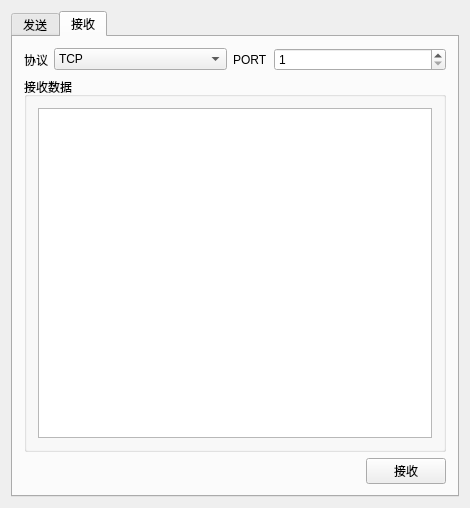
<?xml version="1.0" encoding="UTF-8"?>
<ui version="4.0">
 <class>MainWindowClass</class>
 <widget class="QMainWindow" name="MainWindowClass">
  <property name="geometry">
   <rect>
    <x>0</x>
    <y>0</y>
    <width>470</width>
    <height>508</height>
   </rect>
  </property>
  <property name="windowTitle">
   <string>tests</string>
  </property>
  <widget class="QWidget" name="centralWidget">
   <layout class="QVBoxLayout" name="verticalLayout">
    <item>
     <widget class="QTabWidget" name="tabWidget">
      <property name="currentIndex">
       <number>1</number>
      </property>
      <widget class="QWidget" name="tab">
       <attribute name="title">
        <string>发送</string>
       </attribute>
       <layout class="QVBoxLayout" name="verticalLayout_3">
        <item>
         <layout class="QHBoxLayout" name="horizontalLayout">
          <item>
           <widget class="QLabel" name="label_3">
            <property name="text">
             <string>协议</string>
            </property>
           </widget>
          </item>
          <item>
           <widget class="QComboBox" name="comboBox_send_protocol">
            <property name="sizePolicy">
             <sizepolicy hsizetype="Expanding" vsizetype="Fixed">
              <horstretch>0</horstretch>
              <verstretch>0</verstretch>
             </sizepolicy>
            </property>
            <item>
             <property name="text">
              <string>TCP</string>
             </property>
            </item>
            <item>
             <property name="text">
              <string>UDP</string>
             </property>
            </item>
           </widget>
          </item>
         </layout>
        </item>
        <item>
         <layout class="QHBoxLayout" name="horizontalLayout_2">
          <item>
           <widget class="QLabel" name="label">
            <property name="text">
             <string>IP</string>
            </property>
           </widget>
          </item>
          <item>
           <widget class="QLineEdit" name="lineEdit_send_ip"/>
          </item>
          <item>
           <widget class="QLabel" name="label_2">
            <property name="text">
             <string>PORT</string>
            </property>
           </widget>
          </item>
          <item>
           <widget class="QSpinBox" name="spinBox_send_port">
            <property name="minimum">
             <number>1</number>
            </property>
            <property name="maximum">
             <number>65535</number>
            </property>
           </widget>
          </item>
         </layout>
        </item>
        <item>
         <layout class="QHBoxLayout" name="horizontalLayout_3">
          <item>
           <widget class="QLabel" name="label_4">
            <property name="text">
             <string>循环间隔</string>
            </property>
           </widget>
          </item>
          <item>
           <widget class="QLineEdit" name="lineEdit_send_timer"/>
          </item>
         </layout>
        </item>
        <item>
         <widget class="QGroupBox" name="groupBox">
          <property name="title">
           <string>发送数据</string>
          </property>
          <layout class="QVBoxLayout" name="verticalLayout_2">
           <item>
            <widget class="QTextEdit" name="textEdit_send_text"/>
           </item>
          </layout>
         </widget>
        </item>
        <item>
         <layout class="QHBoxLayout" name="horizontalLayout_4">
          <item>
           <spacer name="horizontalSpacer">
            <property name="orientation">
             <enum>Qt::Horizontal</enum>
            </property>
            <property name="sizeHint" stdset="0">
             <size>
              <width>40</width>
              <height>20</height>
             </size>
            </property>
           </spacer>
          </item>
          <item>
           <widget class="QPushButton" name="pushButton_send">
            <property name="text">
             <string>发送</string>
            </property>
           </widget>
          </item>
         </layout>
        </item>
       </layout>
      </widget>
      <widget class="QWidget" name="tab_2">
       <attribute name="title">
        <string>接收</string>
       </attribute>
       <layout class="QVBoxLayout" name="verticalLayout_5">
        <item>
         <layout class="QHBoxLayout" name="horizontalLayout_5">
          <item>
           <widget class="QLabel" name="label_5">
            <property name="text">
             <string>协议</string>
            </property>
           </widget>
          </item>
          <item>
           <widget class="QComboBox" name="comboBox_recv_protocol">
            <property name="sizePolicy">
             <sizepolicy hsizetype="Expanding" vsizetype="Fixed">
              <horstretch>0</horstretch>
              <verstretch>0</verstretch>
             </sizepolicy>
            </property>
            <item>
             <property name="text">
              <string>TCP</string>
             </property>
            </item>
            <item>
             <property name="text">
              <string>UDP</string>
             </property>
            </item>
           </widget>
          </item>
          <item>
           <widget class="QLabel" name="label_6">
            <property name="text">
             <string>PORT</string>
            </property>
           </widget>
          </item>
          <item>
           <widget class="QSpinBox" name="spinBox_recv_port">
            <property name="sizePolicy">
             <sizepolicy hsizetype="Expanding" vsizetype="Fixed">
              <horstretch>0</horstretch>
              <verstretch>0</verstretch>
             </sizepolicy>
            </property>
            <property name="minimum">
             <number>1</number>
            </property>
            <property name="maximum">
             <number>65535</number>
            </property>
           </widget>
          </item>
         </layout>
        </item>
        <item>
         <widget class="QGroupBox" name="groupBox_2">
          <property name="title">
           <string>接收数据</string>
          </property>
          <layout class="QVBoxLayout" name="verticalLayout_4">
           <item>
            <widget class="QTextEdit" name="textEdit_recv_text"/>
           </item>
          </layout>
         </widget>
        </item>
        <item>
         <layout class="QHBoxLayout" name="horizontalLayout_6">
          <item>
           <spacer name="horizontalSpacer_2">
            <property name="orientation">
             <enum>Qt::Horizontal</enum>
            </property>
            <property name="sizeHint" stdset="0">
             <size>
              <width>40</width>
              <height>20</height>
             </size>
            </property>
           </spacer>
          </item>
          <item>
           <widget class="QPushButton" name="pushButton_recv">
            <property name="text">
             <string>接收</string>
            </property>
           </widget>
          </item>
         </layout>
        </item>
       </layout>
      </widget>
     </widget>
    </item>
   </layout>
  </widget>
 </widget>
 <layoutdefault spacing="6" margin="11"/>
 <resources/>
 <connections/>
</ui>
